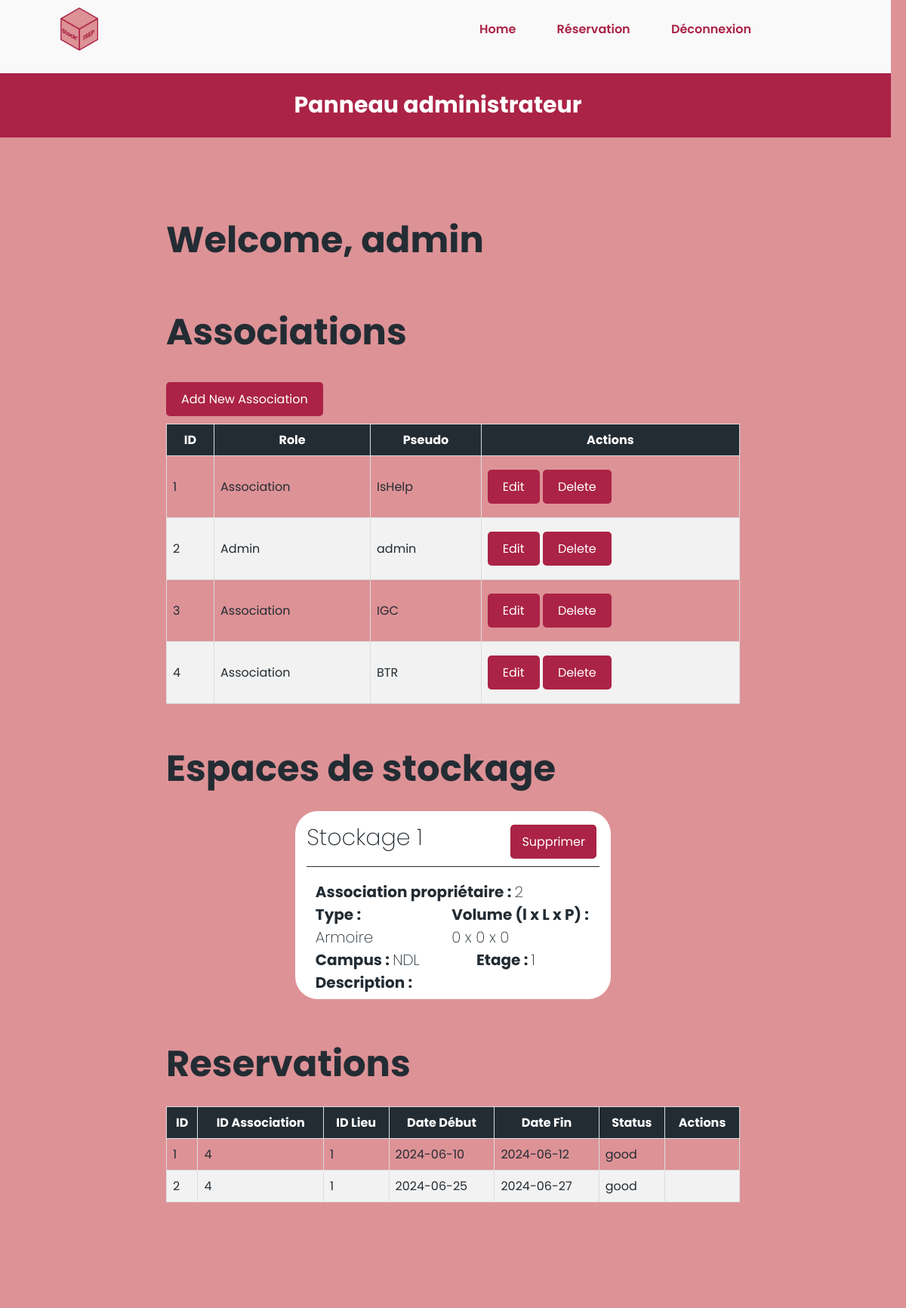
Screenshot of /MVC/View/admin.php (signed in) with the database file from the repository.
### tables this page shows
CREATE TABLE `associations` (
  `ID` tinyint(30) NOT NULL,
  `role` tinytext NOT NULL,
  `pseudo` tinytext NOT NULL,
  `mdp` tinytext NOT NULL
);

CREATE TABLE `lieu` (
  `ID` tinyint(30) NOT NULL,
  `ID_association` tinyint(30) DEFAULT NULL,
  `nom` text NOT NULL,
  `NDC_NDL` varchar(3) NOT NULL,
  `type` varchar(255) NOT NULL,
  `etage` int(11) NOT NULL,
  `description_lieu` varchar(300) DEFAULT NULL,
  `largeur` int(11) NOT NULL,
  `profondeur` int(11) NOT NULL,
  `longueur` int(11) NOT NULL
);

CREATE TABLE `reservation` (
  `ID` tinyint(30) NOT NULL,
  `ID_association` tinyint(30) NOT NULL,
  `ID_lieu` tinyint(30) NOT NULL,
  `date_debut` date NOT NULL,
  `date_fin` date NOT NULL,
  `status` tinytext NOT NULL
);

### MVC/Controller/admin.php (called while the page is built, shortened)
<?php
require '../Model/db.php';
function fetchAssociations($conn) {
    $stmt = $conn->prepare("SELECT * FROM associations");
    $stmt->execute();
    $result = $stmt->get_result();
    $associations = $result->fetch_all(MYSQLI_ASSOC);
    return $associations;
}
function fetchLieux($conn) {
    $stmt = $conn->prepare("SELECT * FROM lieu");
    $stmt->execute();
    $result = $stmt->get_result();
    $lieux = $result->fetch_all(MYSQLI_ASSOC);
    return $lieux;
}
function fetchReservations($conn) {
    $stmt = $conn->prepare("SELECT * FROM reservation");
    $stmt->execute();
    $result = $stmt->get_result();
    $reservations = $result->fetch_all(MYSQLI_ASSOC);
    return $reservations;
}
$associations = fetchAssociations($conn);
$lieux = fetchLieux($conn);
$reservations = fetchReservations($conn);

### MVC/Controller/get_list.php (called while the page is built, shortened)
<?php
$env = parse_ini_file('../../.env');
$servername = $env["SERVER_NAME"];
$username = $env["USERNAME"];
$password = $env["PASSWORD"];
$dbname = $env["DB_NAME"];
$conn = new mysqli($servername, $username, $password, $dbname);
function get_list($c){
    $stmt = $c->prepare("SELECT * FROM lieu");
    $stmt->execute();
    $result = $stmt->get_result();
    $storages = array();
    if ($result->num_rows > 0) {
        while ($row = $result->fetch_assoc()) {
            $storages[] = $row;
        }
    }
    return $storages;
}
$storages = get_list($conn);

### MVC/View/admin.php (the view, shortened to what this page needs)
<?php
include '../Controller/admin.php';
include '../Controller/get_list.php';
?>
<!DOCTYPE html>
<html lang="fr">
<head>
    <link rel="stylesheet" href="css/admin-style.css">
    <link rel="stylesheet" href="css/header_style.css">
    <link rel="stylesheet" href="css/list.css">
</head>
<body>
<div class="bandeau">
    <h1 class="bandeau1">Panneau administrateur</h1>
</div>
    <div class="container">
        <section class="sec">
            <h2>Welcome, <?php echo htmlspecialchars($_SESSION['pseudo']); ?></h2>
            <div class="crud-section">
                <h2>Associations</h2>
                <a href="new_association.php" class="btn">Add New Association</a>
                <table class="crud-table">
                    <thead>
                        <tr>
                            <th>ID</th>
                            <th>Role</th>
                            <th>Pseudo</th>
                            <th>Actions</th>
                        </tr>
                    </thead>
                    <tbody>
                        <?php foreach ($associations as $association): ?>
                        <tr>
                            <td><?php echo htmlspecialchars($association['ID']); ?></td>
                            <td><?php echo htmlspecialchars($association['role']); ?></td>
                            <td><?php echo htmlspecialchars($association['pseudo']); ?></td>
                            <td>
                                <a href="edit_association.php?id=<?php echo $association['ID']; ?>" class="btn">Edit</a>
                                <a href="../Controller/delete_association.php?id=<?php echo $association['ID']; ?>" class="btn">Delete</a>
                            </td>
                        </tr>
                        <?php endforeach; ?>
                    </tbody>
                </table>
            </div>
            <div class="crud-section">
                <h2>Espaces de stockage</h2>
                <?php foreach ($storages as $storage): ?>
                    <div class="storage">
                        <div class="header_box">
                            <div class="name"><?php echo $storage['nom']; ?></div>
                            <form action="" method="post">
                                <button type="submit" name="delete_button">Supprimer</button>
                            </form>
                        </div>
                        <hr class="separator">
                        <div class="details">
                            <div class="asso"><strong>Association propriétaire : </strong><?php echo $storage['ID_association']; ?></div>
                            <div class="size">
                                <div class="type"><strong>Type : </strong><?php echo $storage['type']; ?></div>
                                <div class="volume"><strong>Volume (l x L x P) : </strong><?php echo $storage['largeur']; ?> x <?php echo $storage['longueur']; ?> x <?php echo $storage['profondeur']; ?></div>
                            </div>
                            <div class="place">
                                <div class="campus"><strong>Campus : </strong><?php echo $storage['NDC_NDL']; ?></div>
                                <div class="etage"><strong>Etage : </strong><?php echo $storage['etage']; ?></div>
                            </div>
                            <div class="description_lieu"><strong>Description : </strong><?php echo $storage['description_lieu']; ?></div>
                        </div>
                    </div>
                <?php endforeach; ?>
            </div>
            <div class="crud-section">
                <h2>Reservations</h2>
                <table class="crud-table">
                    <thead>
                        <tr>
                            <th>ID</th>
                            <th>ID Association</th>
                            <th>ID Lieu</th>
                            <th>Date Début</th>
                            <th>Date Fin</th>
                            <th>Status</th>
                            <th>Actions</th>
                        </tr>
                    </thead>
                    <tbody>
                        <?php foreach ($reservations as $reservation): ?>
                        <tr>
                            <td><?php echo htmlspecialchars($reservation['ID']); ?></td>
                            <td><?php echo htmlspecialchars($reservation['ID_association']); ?></td>
                            <td><?php echo htmlspecialchars($reservation['ID_lieu']); ?></td>
                            <td><?php echo htmlspecialchars($reservation['date_debut']); ?></td>
                            <td><?php echo htmlspecialchars($reservation['date_fin']); ?></td>
                            <td><?php echo htmlspecialchars($reservation['status']); ?></td>
                            <td>
                            </td>
                        </tr>
                        <?php endforeach; ?>
                    </tbody>
                </table>
            </div>
        </section>
    </div>
</body>
</html>

### MVC/View/css/admin-style.css (style rules this page uses)
* { margin: 0; padding: 0; box-sizing: border-box; font-family: 'Poppins', sans-serif; }
body { background: #f9f9f9; min-height: 100vh; overflow-x: hidden; }
.bandeau { padding: 20px 0; width: 100%; background-color: var(--amaranth-purple); height: 10%; display: flex; flex-direction: column; justify-content: center; align-items: center; color: white; font-size: 30px; position: relative; box-sizing: border-box; margin-left: -20px; margin-right: 0px; }
header { position: absolute; top: 0; left: 0; width: 100%; padding: 30px 100px; display: flex; justify-content: flex-start; align-items: center; z-index: 100; }
.logo { font-size: 2rem; color: var(--amaranth-purple); pointer-events: none; margin-right: 60vh; }
.nav a { text-decoration: none; color: var(--amaranth-purple); padding: 6px 15px; border-radius: 20px; margin: 0 10px; font-weight: 600; }
.sec { position: relative; background: var(--puce); padding: 100px; }
.sec h2 { font-size: 3em; color: var(--gunmetal); margin-bottom: 10px; }
.crud-section { margin-top: 50px; }
.crud-section h2 { margin-bottom: 20px; }
.crud-table { width: 100%; border-collapse: collapse; margin-bottom: 20px; }
.crud-table th, .crud-table td { border: 1px solid #ddd; padding: 8px; }
.crud-table th { background-color: var(--gunmetal); color: white; }
.crud-table tr:nth-child(even) { background-color: #f2f2f2; }
.btn { display: inline-block; padding: 10px 20px; margin: 10px 0; border: none; border-radius: 5px; background-color: var(--amaranth-purple); color: #fff; text-decoration: none; cursor: pointer; }
.container { width: 80%; margin: auto; }
h1 { background-color: var(--amaranth-purple); color: white; text-align: center; font-family: 'Poppins', sans-serif; font-size: 30px; }
form { background-color: white; max-width: 400px; margin: 0 auto; border-radius: 5px; }
button { background-color: var(--amaranth-purple); color: white; border: none; padding: 10px 15px; text-align: center; text-decoration: none; display: inline-block; font-size: 16px; margin-top: 10px; cursor: pointer; border-radius: 5px; }

### MVC/View/css/header_style.css (style rules this page uses)
header { position: relative; width: 100%; padding: 30px 100px; display: flex; justify-content: flex-start; align-items: center; z-index: 100; background-color: #f9f9f9; margin-left: -20px; margin-top: -20px; }
.logo { color: var(--amaranth-purple); pointer-events: none; margin-right: 60vh; width: 5%; }
.nav a { text-decoration: none; color: var(--amaranth-purple); padding: 6px 15px; border-radius: 20px; margin: 0 10px; font-weight: 600; }

### MVC/View/css/list.css (style rules this page uses)
body { background-color: var(--puce); color: var(--gunmetal); font-family: Poppins, sans-serif; }
.bandeau { padding: 20px 0; width: 100%; background-color: var(--amaranth-purple); height: 10%; display: flex; flex-direction: column; justify-content: center; align-items: center; color: white; font-size: 30px; position: relative; box-sizing: border-box; margin-left: -20px; margin-right: 0px; }
.storage { padding: 1% 2%; border: 0px solid var(--gunmetal); width: 55%; margin: 1% auto auto; background-color: white; border-radius: 30px; display: flex; flex-direction: column; font-weight: 200; font-size: 20px; }
.name { font-weight: 200; font-size: 30px; flex-grow: 1; }
.header_box { display: flex; justify-content: space-between; align-items: center; }
form { margin-right: 1%; }
.details { padding-left: 3%; padding-top: 2%; }
.separator { margin: 10px 0; border: none; border-top: 1px solid var(--gunmetal); }
.size, .place { display: flex; gap: 20%; }

### MVC/View/css/colors.css (style rules this page uses)
:root { --gunmetal: #232c33; --old-lace: #f7eedf; --pale-dogwood: #c6afa5; --puce: #dd9296; --amaranth-purple: #ab2346; --darker-puce: #9d383c; }

### rows the page displays
associations: ID "1", role "Association", pseudo "IsHelp"
associations: ID "2", role "Admin", pseudo "admin"
associations: ID "3", role "Association", pseudo "IGC"
associations: ID "4", role "Association", pseudo "BTR"
lieu: nom "Stockage 1", ID_association "2", type "Armoire", largeur "0", longueur "0", profondeur "0", NDC_NDL "NDL", etage "1"
reservation: ID "1", ID_association "4", ID_lieu "1", date_debut "2024-06-10", date_fin "2024-06-12", status "good"
reservation: ID "2", ID_association "4", ID_lieu "1", date_debut "2024-06-25", date_fin "2024-06-27", status "good"

### other values shown
$_SESSION['pseudo'] "admin"
